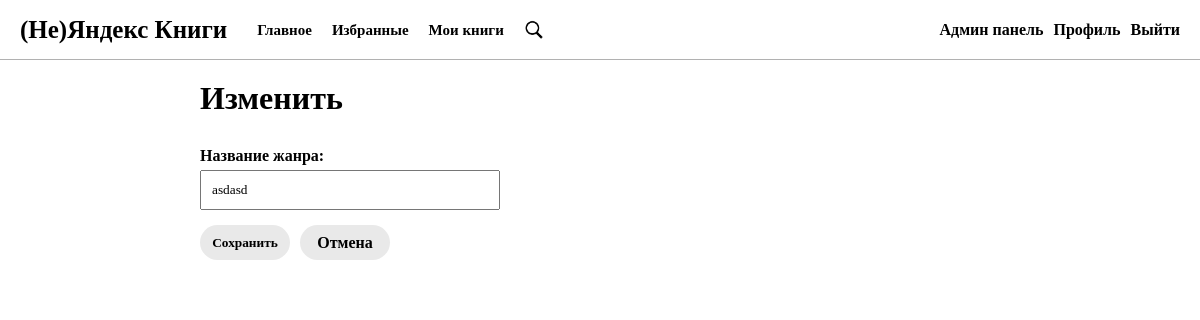
Page /genres/1/update/ (signed in) on the earlier database version.
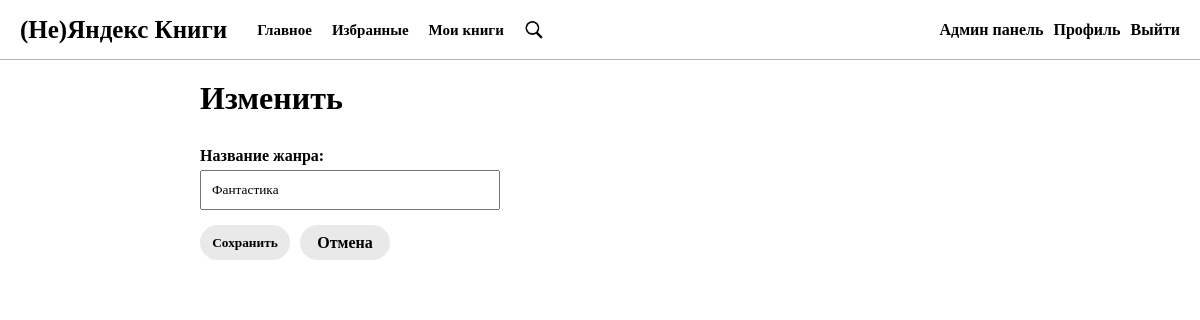
Same page on the later database version.
### library/models.py (models this page shows, shortened)
class Genre(models.Model):
    name = models.CharField(max_length=100)

### library/views.py (the view)
# urls.py: path('genres/<int:pk>/update/', GenreUpdateView.as_view(), name='genre_update'),
@method_decorator(user_passes_test(is_superuser_check), name='dispatch')
class GenreUpdateView(UpdateView):
    model = Genre
    form_class = GenreForm
    template_name = 'library/genre/genre_update.html'
    success_url = reverse_lazy('genre_list')

### library/forms.py
class GenreForm(forms.ModelForm):
    name = forms.CharField(
        label='Название жанра',
        widget=forms.TextInput(attrs={'class': 'form-control'})
    )
    class Meta:
        model = Genre
        fields = ['name']

### library/views.py (called while the page is built)
def is_superuser_check(user):
    return user.is_authenticated and user.is_superuser

### library/templates/library/genre/genre_update.html (shortened to what this page needs)
{% extends 'library/includes/base.html' %}
{% block main %}
<h1>Изменить</h1>
<form method="post">
    {{ form.as_p }}
    <div class="form__button_block">
        <button type="submit">Сохранить</button>
        <a class="button" href="{% url 'genre_list' %}">Отмена</a>
    </div>
</form>
{% endblock main %}

Differences in the rows shown:
changed Genre: name "asdasd" → "Фантастика"
